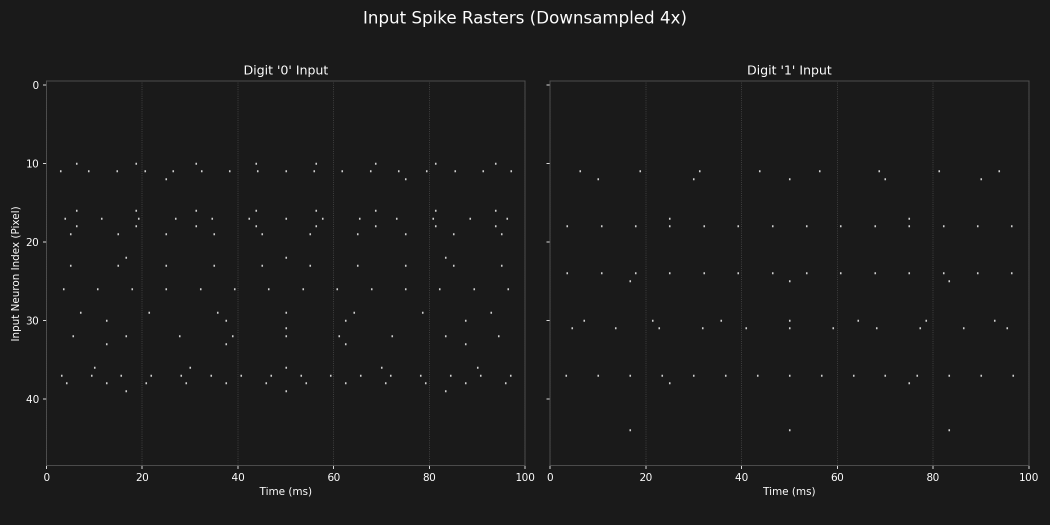
#> input picture input_rasters_0_vs_1_downsample_4x.png, 2100 x 1050 px, given in place of neural_activity_grid.gif, which was not available (shown at 1/2 size)
$ python edit_gif.py
#> lines starting #> are read from the running program, lines starting #| are printed output that depends on the picture; pictures that were not available may be replaced by others from this repository, and a replacement may not be noted
"""
Script to edit neural_activity_grid.gif:
1. Keep only first 800 frames
2. Recolor for white background
"""

from PIL import Image
import numpy as np

def recolor_for_white_background(frame):
    """
    Recolor a frame to look good on white background.
    Inverts dark/neutral backgrounds to light, but preserves reds and blues.
    """
    # Convert to RGBA if not already
    if frame.mode != 'RGBA':
        frame = frame.convert('RGBA')

    arr = np.array(frame, dtype=np.float32)
    rgb = arr[:, :, :3]
    alpha = arr[:, :, 3:4]

    # Calculate color properties for each pixel
    r, g, b = rgb[:, :, 0], rgb[:, :, 1], rgb[:, :, 2]

    # Detect "colorful" pixels (reds and blues) vs neutral/gray pixels
    # A pixel is colorful if one channel dominates the others
    max_channel = np.maximum(np.maximum(r, g), b)
    min_channel = np.minimum(np.minimum(r, g), b)
    saturation = (max_channel - min_channel) / (max_channel + 1e-6)

    # Identify red pixels: high R, low G and B
    is_red = (r > g + 30) & (r > b + 30) & (saturation > 0.3)

    # Identify blue pixels: high B, low R and G
    is_blue = (b > r + 30) & (b > g + 30) & (saturation > 0.3)

    # Mask for colored pixels (reds and blues) - these become blue
    colored_mask = is_red | is_blue

    # Invert non-colored pixels (background/neutral colors)
    inverted_rgb = 255 - rgb

    # Define the target blue color
    blue_color = np.array([30, 100, 200], dtype=np.float32)  # A nice blue

    # Start with inverted background
    result_rgb = inverted_rgb.copy()

    # Replace colored pixels with blue
    colored_mask_3d = np.stack([colored_mask] * 3, axis=2)
    result_rgb = np.where(colored_mask_3d, blue_color, result_rgb)

    # Combine with alpha
    result = np.concatenate([result_rgb, alpha], axis=2)

    return Image.fromarray(result.astype('uint8'), 'RGBA')

def process_gif(input_path, output_path, max_frames=800):
    """Process the gif: trim frames and recolor."""
#> called with input_path = 'neural_activity_grid.gif', output_path = 'neural_activity_grid_edited.gif', max_frames = 800
    print(f"Opening {input_path}...")
    img = Image.open(input_path)
#> img is the input picture: PIL image 2100x1050 RGBA; mean R, G, B, A 27.7, 27.7, 27.7, 255

    frames = []
    durations = []

    try:
        frame_count = 0
        while frame_count < max_frames:
            # Get frame duration
            duration = img.info.get('duration', 100)
            durations.append(duration)

            # Process frame
            frame = img.copy()
            recolored = recolor_for_white_background(frame)
            frames.append(recolored)

            frame_count += 1
            if frame_count % 100 == 0:
                print(f"Processed {frame_count} frames...")

            # Move to next frame
            img.seek(img.tell() + 1)
#> this loop made 1 pass
#> duration on pass 1: 100
#| Total frames to save: 1
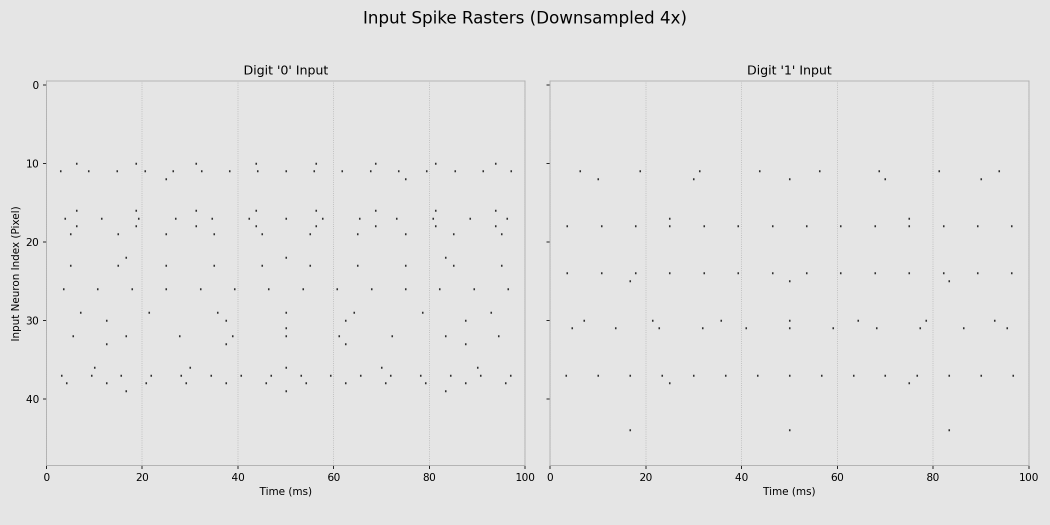
#> frame: PIL image 2100x1050 RGBA (shown at 1/2 size); mean R, G, B, A 227.3, 227.3, 227.3, 255
#> after the loop, durations = [100]; frame_count = 1; frames = 1 item

    except EOFError:
        print(f"Reached end of gif at frame {frame_count}")

    print(f"Total frames to save: {len(frames)}")

    # Convert RGBA frames to P mode (palette) for gif saving
    # Use the first frame's palette as reference
    processed_frames = []
    for frame in frames:
        # Convert to RGB with white background
        rgb_frame = Image.new('RGB', frame.size, (255, 255, 255))
        rgb_frame.paste(frame, mask=frame.split()[3] if frame.mode == 'RGBA' else None)
        processed_frames.append(rgb_frame)

    # Save
    print(f"Saving to {output_path}...")
    processed_frames[0].save(
        output_path,
        save_all=True,
        append_images=processed_frames[1:],
        duration=durations[0] if durations else 100,
        loop=0
    )
    print("Done!")

if __name__ == "__main__":
    input_file = "neural_activity_grid.gif"
    output_file = "neural_activity_grid_edited.gif"
    process_gif(input_file, output_file, max_frames=800)

$ run again, on mnist_input_stimulus_visualization.png
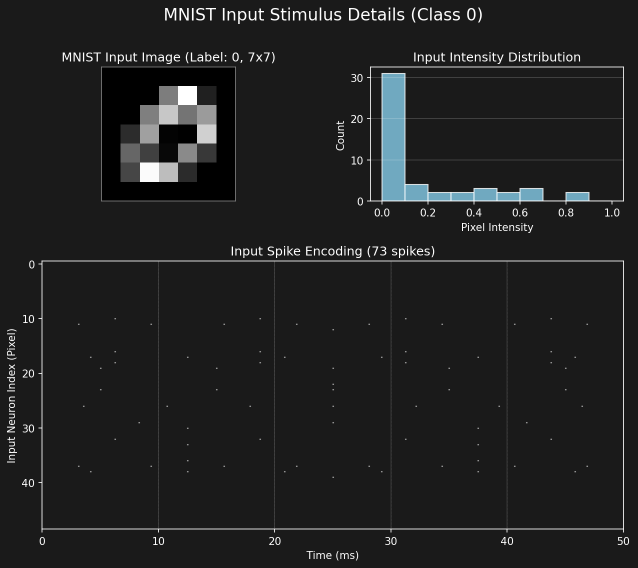
#> input picture mnist_input_stimulus_visualization.png, 1275 x 1136 px, given in place of neural_activity_grid.gif, which was not available (shown at 1/2 size)
#> in process_gif, img is the input picture: PIL image 1275x1136 RGBA; mean R, G, B, A 32.5, 33.2, 33.5, 255
#> the loop in process_gif, `while frame_count < max_frames:` made 1 pass
#> duration on pass 1: 100
#> (printed output is left out)
#> after the loop in process_gif, `while frame_count < max_frames:`:
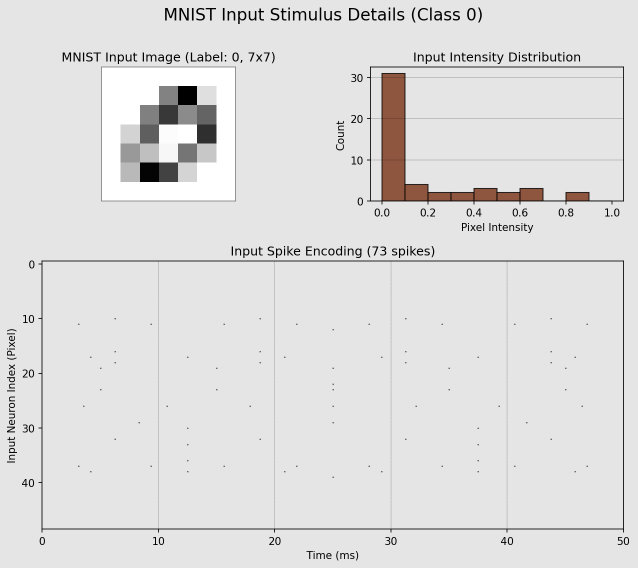
#> frame: PIL image 1275x1136 RGBA (shown at 1/2 size); mean R, G, B, A 222.5, 221.8, 221.5, 255
#> after the loop in process_gif, `while frame_count < max_frames:`: durations = [100]; frame_count = 1; frames = 1 item
